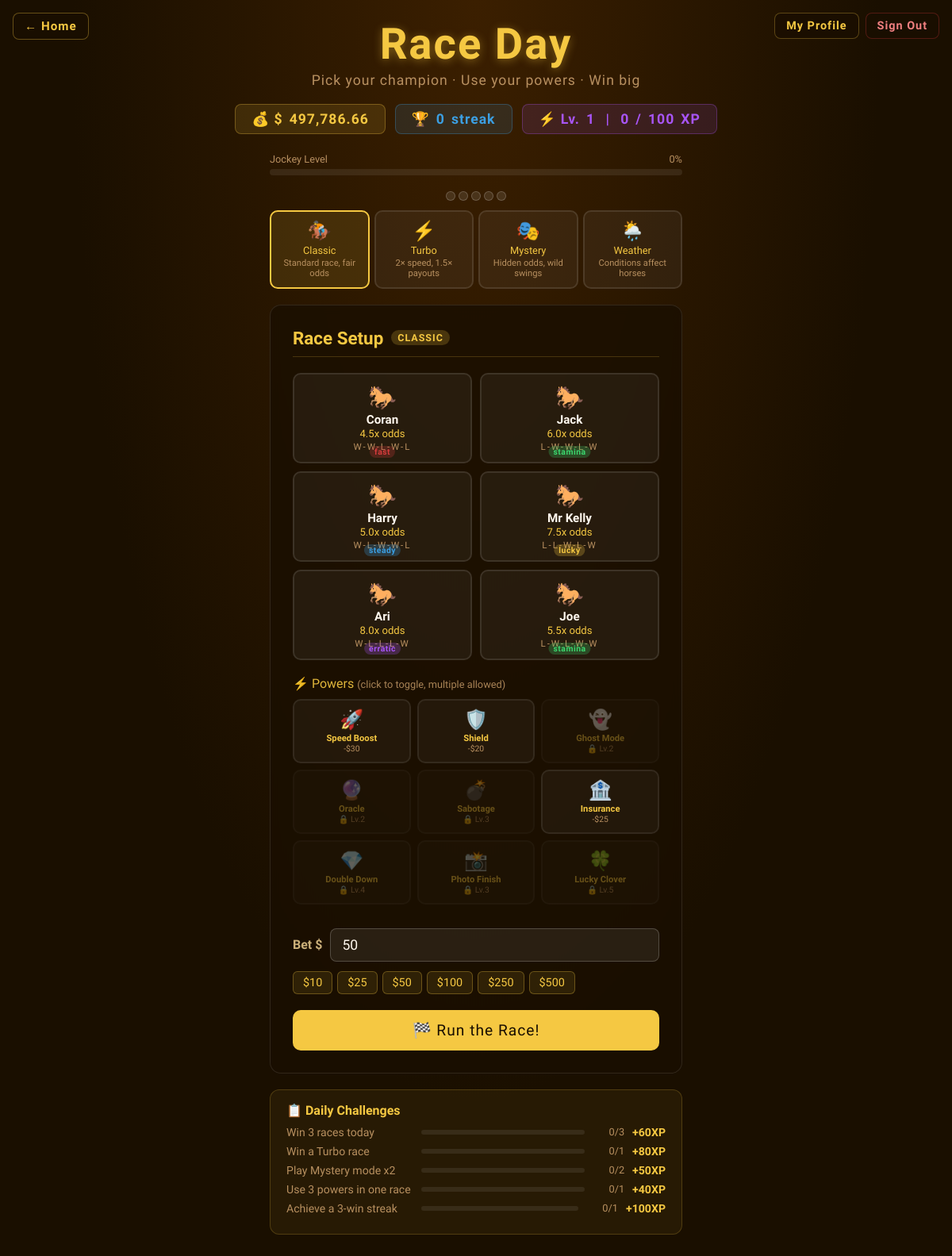
/race (signed in), run on an earlier commit of the app's database.
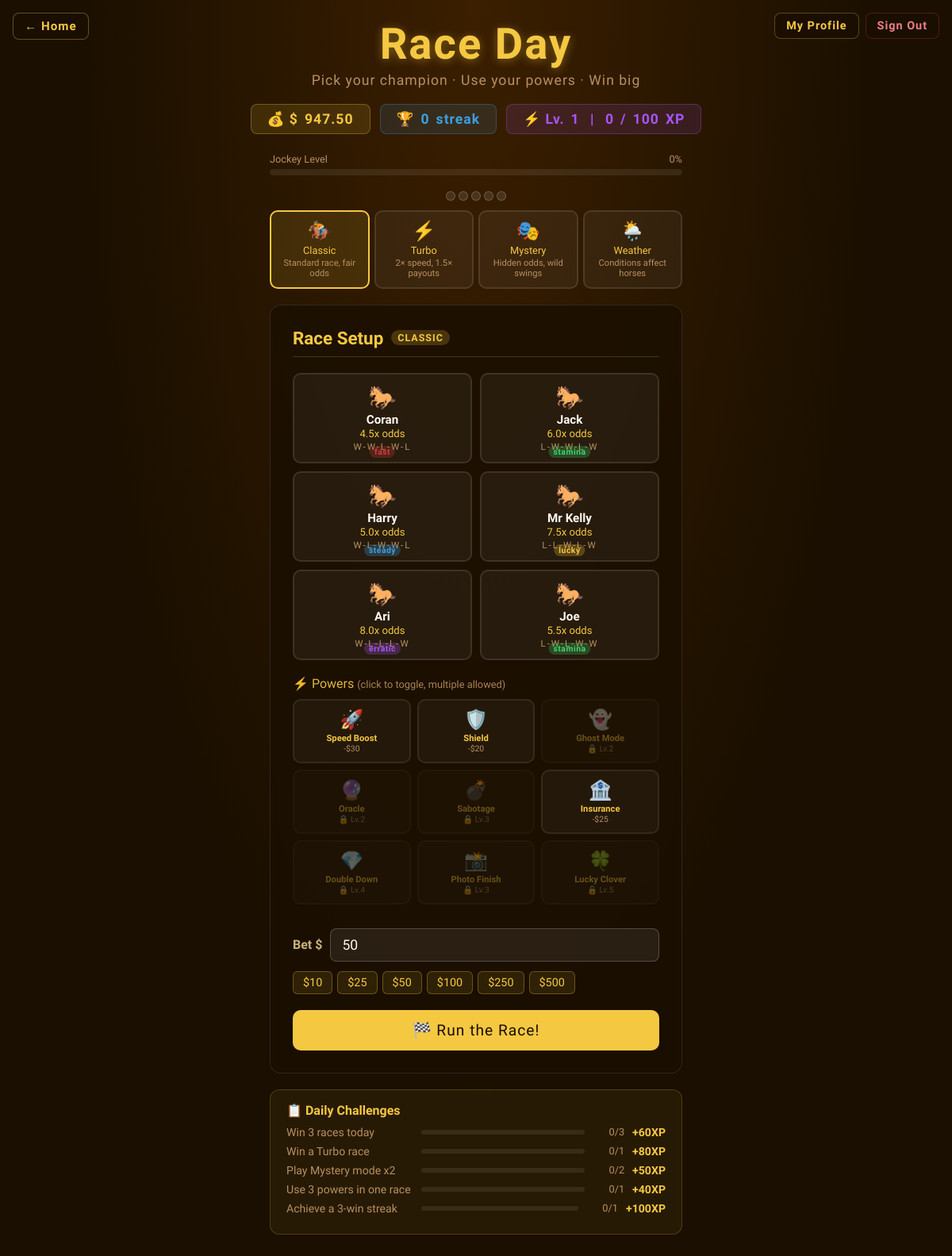
And on a later commit of the database.
### tables this page shows
CREATE TABLE users (
            id            INTEGER PRIMARY KEY AUTOINCREMENT,
            username      TEXT    NOT NULL UNIQUE,
            email         TEXT    NOT NULL UNIQUE,
            password_hash TEXT    NOT NULL,
            wallet        REAL    NOT NULL DEFAULT 1000.0,
            total_wagered REAL    NOT NULL DEFAULT 0.0,
            total_won     REAL    NOT NULL DEFAULT 0.0,
            race_wins     INTEGER NOT NULL DEFAULT 0,
            race_plays    INTEGER NOT NULL DEFAULT 0,
            keno_wins     INTEGER NOT NULL DEFAULT 0,
            keno_plays    INTEGER NOT NULL DEFAULT 0,
            win_streak    INTEGER NOT NULL DEFAULT 0,
            best_streak   INTEGER NOT NULL DEFAULT 0,
            created_at    TEXT    NOT NULL
        );

### app.py (the view)
@app.route('/race')
@login_required
def race():
    return render_template('Race.html', horses=HORSES, user=current_user())

### app.py (called while the page is built)
def get_db():
    if 'db' not in g:
        g.db = sqlite3.connect(DATABASE)
        g.db.row_factory = sqlite3.Row
    return g.db

def login_required(f):
    @wraps(f)
    def decorated(*args, **kwargs):
        if 'user_id' not in session:
            return redirect(url_for('login'))
        return f(*args, **kwargs)
    return decorated

def current_user():
    if 'user_id' not in session:
        return None
    return get_db().execute('SELECT * FROM users WHERE id=?', (session['user_id'],)).fetchone()

### Templates/Race.html (shortened to what this page needs)
<!DOCTYPE html>
<html lang="en">
<head>
</head>
<body>
<a href="/" class="back-home">&#8592; Home</a>
<div class="nav-right">
  <a href="/profile" class="nav-pill">My Profile</a>
  <a href="/logout"  class="nav-pill logout">Sign Out</a>
</div>
<h1>Race Day</h1>
<p class="subtitle">Pick your champion &middot; Use your powers &middot; Win big</p>
<div class="top-stats">
  <div class="stat-pill">💰 $<span id="wallet-display">{% if user is defined and user %}{{ "%.2f"|format(user['wallet']) }}{% else %}1000.00{% endif %}</span></div>
  <div class="stat-pill blue">🏆 <span id="streak-display">0</span> streak</div>
  <div class="stat-pill purple">⚡ Lv.<span id="level-display">1</span> &nbsp;|&nbsp; <span id="xp-display">0</span>/<span id="xp-next-display">100</span> XP</div>
</div>
<div class="xp-bar-wrap">
  <div class="xp-bar-label"><span>Jockey Level</span><span id="xp-pct-label">0%</span></div>
  <div class="xp-bar-bg"><div class="xp-bar-fill" id="xp-bar-fill" style="width:0%"></div></div>
</div>
<div class="streak-bar" id="streak-bar">
  <div class="streak-dot" id="sd0"></div>
  <div class="streak-dot" id="sd1"></div>
  <div class="streak-dot" id="sd2"></div>
  <div class="streak-dot" id="sd3"></div>
  <div class="streak-dot" id="sd4"></div>
</div>
<div class="mode-tabs" id="mode-tabs">
  <div class="mode-tab active" data-mode="classic" onclick="setMode('classic',this)">
    <span class="mode-icon">🏇</span>
    <span class="mode-name">Classic</span>
    <span class="mode-desc">Standard race, fair odds</span>
  </div>
  <div class="mode-tab" data-mode="turbo" onclick="setMode('turbo',this)">
    <span class="mode-icon">⚡</span>
    <span class="mode-name">Turbo</span>
    <span class="mode-desc">2× speed, 1.5× payouts</span>
  </div>
  <div class="mode-tab" data-mode="mystery" onclick="setMode('mystery',this)">
    <span class="mode-icon">🎭</span>
    <span class="mode-name">Mystery</span>
    <span class="mode-desc">Hidden odds, wild swings</span>
  </div>
  <div class="mode-tab" data-mode="weather" onclick="setMode('weather',this)">
    <span class="mode-icon">🌦️</span>
    <span class="mode-name">Weather</span>
    <span class="mode-desc">Conditions affect horses</span>
  </div>
</div>
<div class="setup-panel" id="setup-panel">
  <h2 id="setup-title">Race Setup <span class="mode-badge classic" id="mode-badge-label">Classic</span></h2>
  <div class="horse-grid" id="horse-grid">
    {% for horse in horses %}
    <div class="horse-card" data-id="{{ horse.id }}" data-name="{{ horse.name }}" data-odds="{{ horse.odds }}" data-trait="{{ horse.trait }}" onclick="selectHorse(this)">
      <div class="horse-icon">🐎</div>
      <div class="horse-name">{{ horse.name }}</div>
      <div class="horse-odds" id="card-odds-{{ horse.id }}">{{ horse.odds }}x odds</div>
      <div class="horse-form" id="card-form-{{ horse.id }}">{{ horse.form }}</div>
      <span class="trait-badge trait-{{ horse.trait }}">{{ horse.trait }}</span>
    </div>
    {% endfor %}
  </div>
  <div class="powers-section">
    <div class="powers-title">⚡ Powers  <span style="color:var(--muted);font-size:0.8rem;font-family:'Barlow Condensed',sans-serif;">(click to toggle, multiple allowed)</span></div>
    <div class="powers-grid" id="powers-grid">
    </div>
  </div>
  <div class="bet-row">
    <label>Bet $</label>
    <input type="number" id="bet-input" min="1" step="1" value="50" placeholder="50" />
  </div>
  <div class="quick-bets">
    <span class="quick-bet" onclick="setBet(10)">$10</span>
    <span class="quick-bet" onclick="setBet(25)">$25</span>
    <span class="quick-bet" onclick="setBet(50)">$50</span>
    <span class="quick-bet" onclick="setBet(100)">$100</span>
    <span class="quick-bet" onclick="setBet(250)">$250</span>
    <span class="quick-bet" onclick="setBet(500)">$500</span>
  </div>
  <button class="run-btn" id="run-btn" onclick="startRace()">🏁 Run the Race!</button>
</div>
<div class="challenge-panel" id="challenge-panel">
  <h3>📋 Daily Challenges</h3>
  <div id="challenge-list"></div>
</div>
<div class="confetti-wrap" id="confetti-wrap"></div>
</body>
</html>

What changed in the data, as far as the page shows it:
changed users: wallet "497,786.66" → "947.50"
